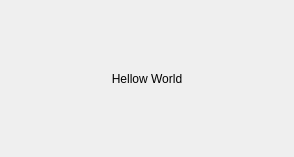
<ui version="4.0" >
 <class>Form</class>
 <widget class="QWidget" name="Form" >
  <property name="geometry" >
   <rect>
    <x>0</x>
    <y>0</y>
    <width>294</width>
    <height>157</height>
   </rect>
  </property>
  <property name="windowTitle" >
   <string>Form</string>
  </property>
  <layout class="QGridLayout" >
   <item row="0" column="0" >
    <widget class="QLabel" name="label" >
     <property name="text" >
      <string>Hellow World</string>
     </property>
     <property name="alignment" >
      <set>Qt::AlignCenter</set>
     </property>
    </widget>
   </item>
  </layout>
 </widget>
 <resources/>
 <connections/>
</ui>
